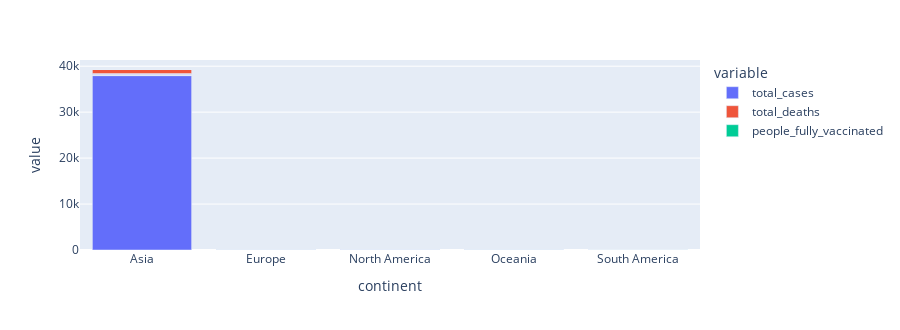

The code cell stored with this chart in its notebook:
### Code cell
import plotly
import plotly.express as px


fig2 = px.bar(new_df, x="continent", y=["total_cases", "total_deaths","people_fully_vaccinated"],height=330)
fig2.show()

### Figure 1 — Plotly figure (JSON) as saved in the notebook; plotly's stock layout.template omitted (floating-point values rounded to 4 significant figures)
{"data": [{"alignmentgroup": "True", "hovertemplate": "variable=total_cases<br>continent=%{x}<br>value=%{y}<extra></extra>", "legendgroup": "total_cases", "marker": {"color": "#636efa", "pattern": {"shape": ""}}, "name": "total_cases", "offsetgroup": "total_cases", "orientation": "v", "showlegend": true, "textposition": "auto", "type": "bar", "x": ["Asia", "Asia", "Asia", "Asia", "Asia", "Asia", "Asia", "Asia", "Asia", "Asia", "Asia", "Asia", "Asia", "Asia", "Asia", "Europe", "Europe", "Europe", "Europe", "Europe", "Europe", "Europe", "Europe", "Europe", "Europe", "Europe", "Europe", "Europe", "North America", "North America", "North America", "Oceania", "Oceania", "South America", "South America"], "xaxis": "x", "y": [5, 37943, 65, 2, 56, 39, 7, 2, 53, 36, 5, 52, 96, 12, 18, 0, 0, 3, 30, 18, 0, 2, 0, 0, 0, 0, 2, 2, 12, 0, 41, 38, 0, 0, 0], "yaxis": "y"}, {"alignmentgroup": "True", "hovertemplate": "variable=total_deaths<br>continent=%{x}<br>value=%{y}<extra></extra>", "legendgroup": "total_deaths", "marker": {"color": "#EF553B", "pattern": {"shape": ""}}, "name": "total_deaths", "offsetgroup": "total_deaths", "orientation": "v", "showlegend": true, "textposition": "auto", "type": "bar", "x": ["Asia", "Asia", "Asia", "Asia", "Asia", "Asia", "Asia", "Asia", "Asia", "Asia", "Asia", "Asia", "Asia", "Asia", "Asia", "Europe", "Europe", "Europe", "Europe", "Europe", "Europe", "Europe", "Europe", "Europe", "Europe", "Europe", "Europe", "Europe", "North America", "North America", "North America", "Oceania", "Oceania", "South America", "South America"], "xaxis": "x", "y": [0, 889, 0, 0, 0, 0, 0, 0, 0, 0, 0, 0, 0, 0, 0, 0, 0, 0, 0, 0, 0, 0, 0, 0, 0, 0, 0, 0, 0, 0, 0, 0, 0, 0, 0], "yaxis": "y"}, {"alignmentgroup": "True", "hovertemplate": "variable=people_fully_vaccinated<br>continent=%{x}<br>value=%{y}<extra></extra>", "legendgroup": "people_fully_vaccinated", "marker": {"color": "#00cc96", "pattern": {"shape": ""}}, "name": "people_fully_vaccinated", "offsetgroup": "people_fully_vaccinated", "orientation": "v", "showlegend": true, "textposition": "auto", "type": "bar", "x": ["Asia", "Asia", "Asia", "Asia", "Asia", "Asia", "Asia", "Asia", "Asia", "Asia", "Asia", "Asia", "Asia", "Asia", "Asia", "Europe", "Europe", "Europe", "Europe", "Europe", "Europe", "Europe", "Europe", "Europe", "Europe", "Europe", "Europe", "Europe", "North America", "North America", "North America", "Oceania", "Oceania", "South America", "South America"], "xaxis": "x", "y": [0, 0, 0, 0, 0, 0, 0, 0, 0, 0, 0, 0, 0, 0, 0, 0, 0, 0, 0, 0, 0, 0, 0, 0, 0, 0, 0, 0, 0, 0, 0, 0, 0, 0, 0], "yaxis": "y"}], "layout": {"barmode": "relative", "height": 330, "legend": {"title": {"text": "variable"}, "tracegroupgap": 0}, "margin": {"t": 60}, "xaxis": {"anchor": "y", "domain": [0, 1], "title": {"text": "continent"}}, "yaxis": {"anchor": "x", "domain": [0, 1], "title": {"text": "value"}}}}
